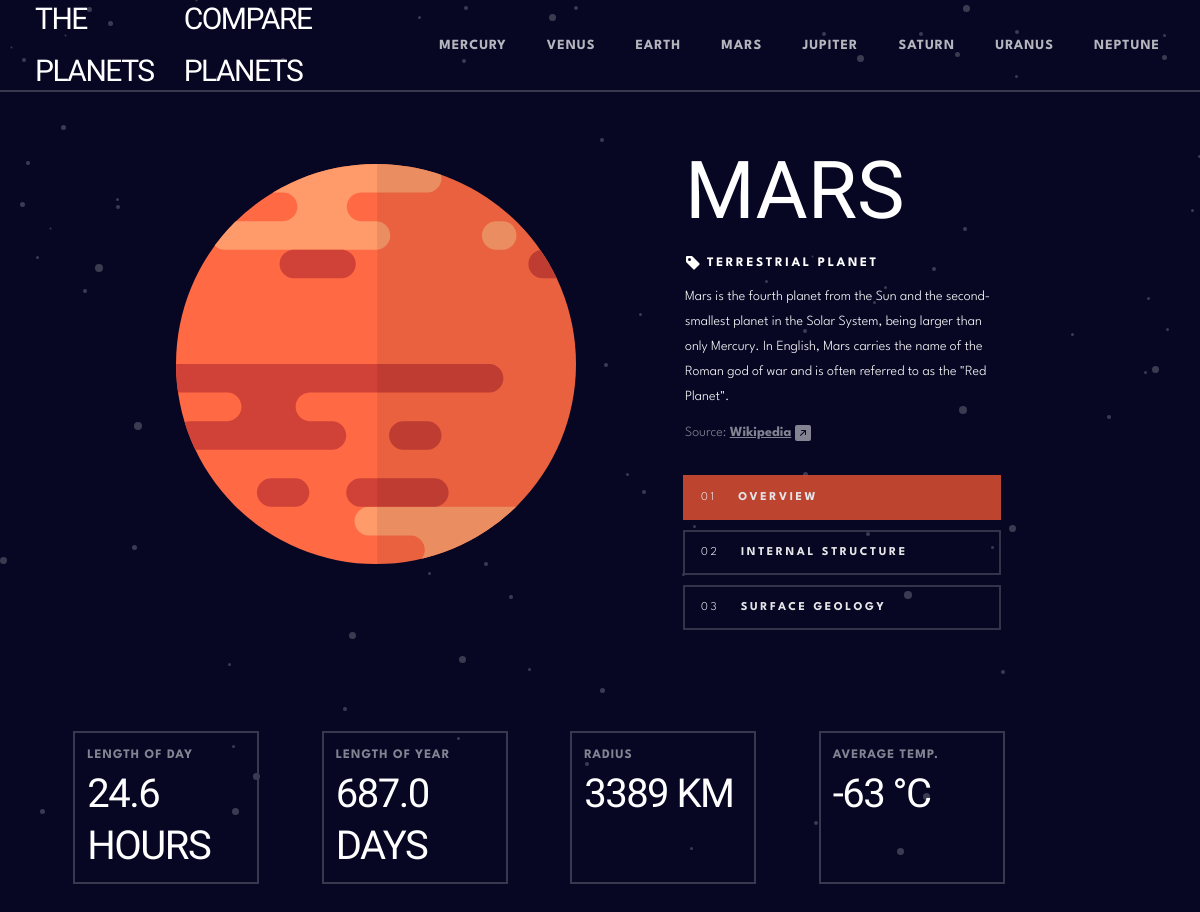
Page /Mars/1/ on the committed database.
### planets_app/models.py (models this page shows, shortened)
class Planet(models.Model):
    YES = "Y"
    NO = "N"
    Y_N_CHOICES = [
        (YES, "Yes"),
        (NO, "No")
    ]
    mass = models.CharField(max_length=50, default='add a value')
    gravity = models.FloatField(validators=[MinValueValidator(0.0)], default=0.0)
    distance_sun = models.FloatField(validators=[MinValueValidator(0.0)], default=0.0)
    moons_num = models.IntegerField(default=0)
    rings = models.CharField(max_length=1, choices=Y_N_CHOICES, default=YES)
    category_id = models.ForeignKey(PlanetType, on_delete=models.CASCADE, default=1)
    name = models.CharField(max_length=50)
    overview = models.TextField()
    overview_source = models.URLField()
    structure = models.TextField()
    structure_source = models.URLField()
    geology = models.TextField()
    geology_source = models.URLField()
    rotation = models.FloatField(validators=[MinValueValidator(0.0)], default=0.0)
    revolution = models.FloatField(validators=[MinValueValidator(0.0)], default=0.0)
    radius = models.FloatField(validators=[MinValueValidator(0.0)], default=0.0)
    temperature = models.FloatField(default=0.0)
    planet_image = models.FileField(upload_to="static/images/",
                                    validators=[FileExtensionValidator(['pdf', 'doc', 'svg'])])
    internal_image = models.FileField(upload_to="static/images/",
                                      validators=[FileExtensionValidator(['pdf', 'doc', 'svg'])])
    geology_image = models.ImageField(upload_to="static/images/")

class PlanetType(models.Model):
    TERRESTRIAL_PLANET = "TP"
    GAS_GIANT = "GGP"
    PLANET_TYPES_CATEGORY = [
        (TERRESTRIAL_PLANET, "Terrestrial Planet"),
        (GAS_GIANT, "Gas Giant")
    ]
    planet_category = models.CharField(max_length=3, choices=PLANET_TYPES_CATEGORY)
    def __str__(self):
        planet_category_dict = dict(self.PLANET_TYPES_CATEGORY)
        category_full_name = planet_category_dict[self.planet_category]
        return f"{category_full_name}"

### planets_app/views.py (the view)
# urls.py: path('<str:planet_name>/<str:planet_section>/', views.planet_detail, name='planet_detail'),
def planet_detail(request, planet_name, planet_section):
    active_planet = planet_name
    active_section = planet_section
    if planet_name in planet_names and planet_section in planet_sections:
        planet = get_object_or_404(Planet, name=planet_name)
        return render(request, 'planets_app/planet_detail.html', {'planet': planet,
                                                                  'planet_names': planet_names,
                                                                  'active_planet': active_planet,
                                                                  'active_section': active_section
                                                                  })
    else:
        return render(request, 'planets_app/404.html')

### templates/planets_app/planet_detail.html (shortened to what this page needs)
{% extends "planets_app/base.html" %}
{% load static %}
{% block body_block %}
<div class="container-fluid row p-5">
    <div class="col-lg-7" style="text-align:center">
        <div class="tab-content">
            <div id="target1-img" class="container tab-pane{% if active_section == '1' %} active {% endif %}"><br>
                <img alt="{{ planet.name }} Overview" title="{{ planet.name }} Overview"
                     src="{{ planet.planet_image.url }}" width="400">
            </div>
        </div>
    </div>
    <div class="col-lg-4">
        <div style="height:330px">
            <div class="tab-content h-50 planet-details-h-body">
                <h1>{{ planet.name }}</h1>
                <h3>
                    <svg xmlns="http://www.w3.org/2000/svg" width="16" height="16" fill="currentColor"
                         class="bi bi-tag-fill" viewBox="0 0 16 16">
                        <path d="M2 1a1 1 0 0 0-1 1v4.586a1 1 0 0 0 .293.707l7 7a1 1 0 0 0 1.414 0l4.586-4.586a1 1 0 0 0 0-1.414l-7-7A1 1 0 0 0 6.586 1H2zm4 3.5a1.5 1.5 0 1 1-3 0 1.5 1.5 0 0 1 3 0z"/>
                    </svg>
                    {{ planet.category_id }}
                </h3>
                <div id="target1" class="tab-pane{% if active_section == '1' %} active {% endif %}">
                    <p style="height:120px">{{ planet.overview }}</p>
                    <p class="p-source">Source:
                        <a href="{{ planet.overview_source }}">Wikipedia</a>
                    </p>
                </div>
            </div>
        </div>
        <ul class="nav nav-pills flex-column col-12" role="tablist">
            <li class="nav-item">
                <a class="nav-link-custom {% if active_section == '1' %} active {% endif %}"
                   href="{% url 'planets_app:planet_detail' planet_name=active_planet planet_section=1 %}">01 <span> Overview</span>
                </a>
            </li>
            <li class="nav-item">
                <a class="nav-link-custom {% if active_section == '2' %} active {% endif %}"
                   href="{% url 'planets_app:planet_detail' planet_name=active_planet planet_section=2 %}">02 <span> Internal structure</span>
                </a>
            </li>
            <li class="nav-item">
                <a class="nav-link-custom {% if active_section == '3' %} active {% endif %}"
                   href="{% url 'planets_app:planet_detail' planet_name=active_planet planet_section=3 %}">03 <span> Surface geology</span>
                </a>
            </li>
        </ul>
    </div>
</div>
<div class="container mt-5">
    <div class="row">
        <div class="col-sm-2 col-border planet-details-h-footer">
            <h4>Length of day</h4>
            <h2>{{ planet.rotation }} hours</h2>
        </div>
        <div class="col-sm-2 col-border planet-details-h-footer">
            <h4>Length of year</h4>
            <h2>{{ planet.revolution }} days</h2>
        </div>
        <div class="col-sm-2 col-border planet-details-h-footer">
            <h4>Radius</h4>
            <h2>{{ planet.radius|floatformat:0 }} km</h2>
        </div>
        <div class="col-sm-2 col-border planet-details-h-footer">
            <h4>Average temp.</h4>
            <h2>{{ planet.temperature|floatformat:0 }} &deg;C</h2>
        </div>
    </div>
</div>
{% endblock %}

### static/css/main_style.css (style rules this page uses)
:root { --white: #FFFFFF; --black: #070724; --gray-dark: #38384F; --gray-light: #838391; --mercury: #419EBB; --venus: #EDA249; --earth: #6f2ed6; --mars: #D14C32; --jupiter: #D83A34; --saturn: #CD5120; --uranus: #1ec2a4; --neptune: #2d68f0; }
h1 { font-family: 'Antonio', sans-serif; font-weight: 500 !important; font-size: 80px !important; line-height: 103px !important; text-transform: uppercase; }
h2 { font-family: 'Antonio', sans-serif; font-weight: 500 !important; font-size: 40px !important; line-height: 52px !important; letter-spacing: -1.5px; text-transform: uppercase; }
h3 { font-family: 'League Spartan', sans-serif; font-weight: 700 !important; font-size: 13px !important; line-height: 25px !important; letter-spacing: 2.6px; text-transform: uppercase; }
h4 { font-family: 'League Spartan', sans-serif; font-weight: 700 !important; font-size: 13px !important; line-height: 25px !important; letter-spacing: 1px; text-transform: uppercase; color: var(--gray-light); }
p { font-family: 'League Spartan', sans-serif; font-weight: 300; font-size: 14px; line-height: 25px; }
.p-source { font-family: 'League Spartan', sans-serif; font-weight: 300; font-size: 14px; line-height: 25px; color: var(--gray-light); }
.p-source a { font-weight:bold; color: var(--gray-light) !important; }
.nav-link-custom { margin: 5px 0px 5px -2px; border: 2px solid var(--gray-dark); display: block; padding: var(--bs-nav-link-padding-y) var(--bs-nav-link-padding-x); text-decoration: none; transition: color .15s ease-in-out,background-color .15s ease-in-out,border-color .15s ease-in-out; }
.nav-link-custom.active { color: var(--white); }
.nav-link-custom.active[href*="Mars"] { background-color: var(--mars) !important; border: 2px solid var(--mars); }
.nav li a:link, a:visited { color: var(--white); opacity: 0.9; font-family: 'League Spartan', sans-serif; font-weight: 300 !important; font-size: 12px !important; line-height: 25px !important; letter-spacing: 2.6px; text-transform: uppercase; }
span { font-weight:bold; padding: inherit; }
.col-border { border: 2px solid var(--gray-dark); margin: 2.8%; padding: 10px; text-align: left !important; }
.align-bottom p, h4, h3, h2 { text-align: center !important; margin-bottom: 0 !important; }
.planet-details-h-body h3 { text-align: left !important; margin-bottom: 0.5rem !important; }
.planet-details-h-footer h4 { text-align: left !important; margin-bottom: 0 !important; }
.planet-details-h-footer h2 { text-align: left !important; margin-bottom: 0 !important; }
#bg-body { background: url('images/background-stars.svg'), var(--black); font-family: verdana; color: var(--white); }

### rows in the picture
Planet: planet_image (picture), name "MARS", category_id "TERRESTRIAL PLANET", overview "Mars is the fourth planet from the Sun and the second-smallest planet in the Solar System, being larger than only Mercury. In English, Mars carries the name of the Roman god of war and is often referred to as the \"Red Planet\".", rotation "24.6", revolution "687.0", radius "3389", temperature "-63"
